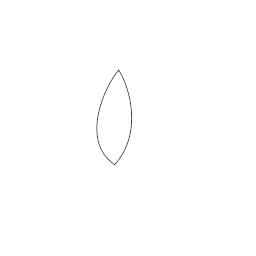
#> input picture tan/leaf_demo.png, 256 x 256 px
$ python water_leaf_demo.py
#> lines starting #> are read from the running program, lines starting #| are printed output that depends on the picture; after the words box and inside, x2 and y2 are one past the last pixel; in counts of white or black regions, pixels touching at a corner belong together
import cv2 as cv
import numpy as np
import os
os.chdir("c:\\Users\\Lab_205\\Desktop\\detect\\tan")
img = cv.imread("leaf_demo.png")
#> img is the input picture: shape (256, 256, 3); min 28, max 255, mean 254.5
assert img is not None , "file could not be read"
gray= cv.cvtColor(img,cv.COLOR_BGR2GRAY)
cv.imshow("demo",gray)
cv.waitKey()
cv.destroyAllWindows()

_, thresh = cv.threshold(gray, 0, 255, cv.THRESH_BINARY_INV+cv.THRESH_OTSU)
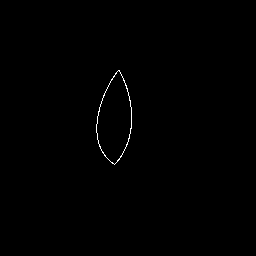
#> thresh: shape (256, 256); 0.32% white in thin lines or dots, all inside (x1, y1, x2, y2) = (96, 70, 132, 165)
kernel = np.ones((3,3), np.uint8)
opening = cv.morphologyEx(thresh, cv.MORPH_OPEN, kernel, iterations=2)
#> opening: shape (256, 256); every value is 0
dist_transform = cv.distanceTransform(opening, cv.DIST_L2, 5)
#> dist_transform: shape (256, 256) float32; every value is 0
ret, bg_markers = cv.threshold(dist_transform, 0.7*dist_transform.max(), 255, 0)
cv.imshow('image', bg_markers)
cv.waitKey(0)
cv.destroyAllWindows()

sure_fg = cv.erode(opening, kernel, iterations=3)
dist_transform = cv.distanceTransform(opening, cv.DIST_L2, 5)
_, fg_markers = cv.threshold(dist_transform, 0.3*dist_transform.max(), 255, 0)
cv.imshow('image', fg_markers)
cv.waitKey(0)
cv.destroyAllWindows()


markers = cv.subtract(bg_markers, fg_markers)
markers = markers.astype(np.int32)
markers = cv.watershed(img, markers)
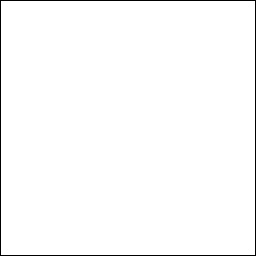
#> markers: shape (256, 256) int32; values -1 (black) and 0 (white), 98.4% white; black in thin lines or dots
markers = markers.astype(np.uint8)
#> markers: shape (256, 256); 1.6% white in thin lines or dots

img[markers == -1] = [255, 0, 0]
overlay = cv.addWeighted(img, 0.5, cv.cvtColor(thresh, cv.COLOR_GRAY2BGR), 0.5, 0)
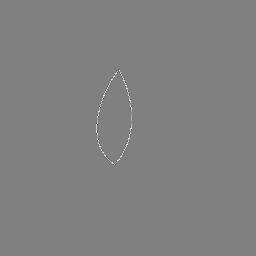
#> overlay: shape (256, 256, 3); min 96, max 223, mean 128.2

cv.imshow('image', overlay)
cv.waitKey(0)
cv.destroyAllWindows()
